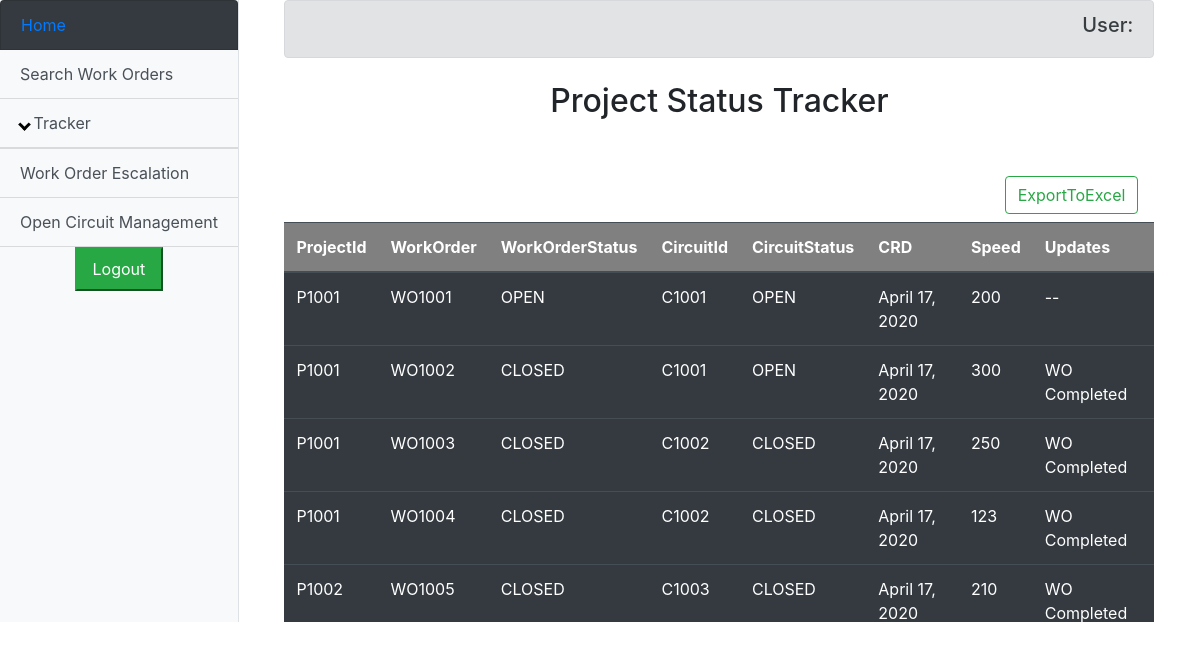
The app's page /Home/ProjectStatusTracker with its own data.
### SearchWo/models.py (models this page shows, shortened)
class Pegasus(models.Model):
    ProjectId = models.CharField(max_length=200)
    SvcNo = models.CharField(max_length=200)
    SvcOrderStatus = models.CharField(max_length=200)
    WorkOrder = models.CharField(max_length=200)
    WorkOrderStatus = models.CharField(max_length=200)
    CRD = models.DateField()
    Speed = models.CharField(max_length=200)
    Updates = models.CharField(max_length=200)
    class Meta:
        verbose_name_plural = "Pegasus Records"

### StatusTracker/views.py (the view)
# urls.py: path('', views.StatusTracker, name='StatusTracker'),
def StatusTracker(request):
    username = request.user.get_username()
    if request.method=='POST':
        if request.POST.get('Logout'):
            logout(request)
            return redirect('/')
        SubmitCriteria=request.POST.get('Search1')
        import xlwt
        from django.http import HttpResponse
        from django.contrib.auth.models import User
        response = HttpResponse(content_type='application/ms-excel')
        response['Content-Disposition'] = 'attachment; filename="users.xls"'
        wb = xlwt.Workbook(encoding='utf-8')
        ws = wb.add_sheet('Users Data')  # this will make a sheet named Users Data
        row_num = 0
        font_style = xlwt.XFStyle()
        font_style.font.bold = True
        columns = ['ProjectId', 'SvcNo', 'SvcOrderStatus', 'WorkOrder', 'WorkOrderStatus', 'CRD', 'Speed', 'Updates']
        for col_num in range(len(columns)):
            ws.write(row_num, col_num, columns[col_num], font_style)  # at 0 row 0 column
        font_style = xlwt.XFStyle()
        rows = Pegasus.objects.all().values_list('ProjectId', 'SvcNo', 'SvcOrderStatus', 'WorkOrder', 'WorkOrderStatus',
                                                 'CRD', 'Speed', 'Updates')
        for row in rows:
            row_num += 1
            for col_num in range(len(row)):
                ws.write(row_num, col_num, row[col_num], font_style)
        wb.save(response)
        return response
    else:
        P = Pegasus.objects.all()
        params = {'data': P,'Username':username}
        return render(request,'StatusTracker.html',params)

### StatusTracker/templates/StatusTracker.html (shortened to what this page needs)
{% extends 'Base.html' %}
{% block logout %}
    <form method="POST">{% csrf_token %}
        <div align="center">
            <button class="btn-success nav-link navbar " value="submit" name="Logout">Logout</button>
        </div>
    </form>
{% endblock %}
{% block content %}
<html>
<body>
<form method="Post">{% csrf_token %}
<div align="center">
<h2>Project Status Tracker</h2>
</div>
<br>
<br>
<div align="right">
            <button type="submit" name='Search1 'class="btn btn-outline-success mb-2 mr-3"  value="Export">ExportToExcel</button>
</div>
<div style="height: 400px; overflow: auto" scrollable>
<table class="table table-dark">
        <thead>
        <tr>
             <th> ProjectId</th>
             <th> WorkOrder</th>
             <th> WorkOrderStatus</th>
             <th> CircuitId</th>
             <th> CircuitStatus</th>
             <th> CRD</th>
             <th> Speed</th>
             <th> Updates</th>
        </tr>
    </thead>
        {% for item in data %}
        <tr>
            <td>{{item.ProjectId}}</td>
            <td>{{item.WorkOrder}}</td>
            <td>{{item.WorkOrderStatus}}</td>
            <td>{{item.SvcNo}}</td>
            <td>{{item.SvcOrderStatus}}</td>
            <td>{{item.CRD}}</td>
            <td>{{item.Speed}}</td>
            <td>{{item.Updates}}</td>
        </tr>
    {% endfor %}
</table>
</div>
</form>
</body>
</html>
{% endblock %}

### Home/templates/Base.html (shortened to what this page needs)
<!DOCTYPE html>
<html lang="en">
<head>
    <link rel="stylesheet" href="https://stackpath.bootstrapcdn.com/bootstrap/4.4.1/css/bootstrap.min.css"
>
</head>
<body>
<div class="d-flex" id="wrapper">
    <div class="bg-light border-right col-xl-2.8 " id="sidebar-wrapper">
        <a href="/Home" class="list-group-item list-group-item-action bg-dark text-primary sidebar-heading">Home</a>
        <div class="list-group list-group-flush ">
            <a href="/Home/SearchWo" class="list-group-item list-group-item-action bg-light">Search Work Orders</a>
            <a class="list-group-item list-group-item-action bg-light" data-toggle="collapse" href="#collapseExample"><i
                    class="arrow down"></i> Tracker</a>
            <a href="/Home/WorkOrderEscalation" class="list-group-item list-group-item-action bg-light">Work Order
                Escalation</a>
            <a href="/Home/OpenCircuitManagement" class="list-group-item list-group-item-action bg-light">Open Circuit
                Management</a>
            {% block logout %}
            {% endblock %}
        </div>
    </div>
    <div class="container-fluid col-xl-9">
        <div class="alert alert-secondary" role="alert">
            <h5 style="text-align:right"> User: {{ Username }} </h5>
    </div>
        {% block content %}
        {% endblock %}
    </div>
</div>
</body>
</html>

### records on screen
Pegasus: ProjectId "P1001", WorkOrder "WO1001", WorkOrderStatus "OPEN", SvcNo "C1001", SvcOrderStatus "OPEN", CRD "April 17, 2020", Speed "200", Updates "--"
Pegasus: ProjectId "P1001", WorkOrder "WO1002", WorkOrderStatus "CLOSED", SvcNo "C1001", SvcOrderStatus "OPEN", CRD "April 17, 2020", Speed "300", Updates "WO Completed"
Pegasus: ProjectId "P1001", WorkOrder "WO1003", WorkOrderStatus "CLOSED", SvcNo "C1002", SvcOrderStatus "CLOSED", CRD "April 17, 2020", Speed "250", Updates "WO Completed"
Pegasus: ProjectId "P1001", WorkOrder "WO1004", WorkOrderStatus "CLOSED", SvcNo "C1002", SvcOrderStatus "CLOSED", CRD "April 17, 2020", Speed "123", Updates "WO Completed"
Pegasus: ProjectId "P1002", WorkOrder "WO1005", WorkOrderStatus "CLOSED", SvcNo "C1003", SvcOrderStatus "CLOSED", CRD "April 17, 2020", Speed "210", Updates "WO Completed"
